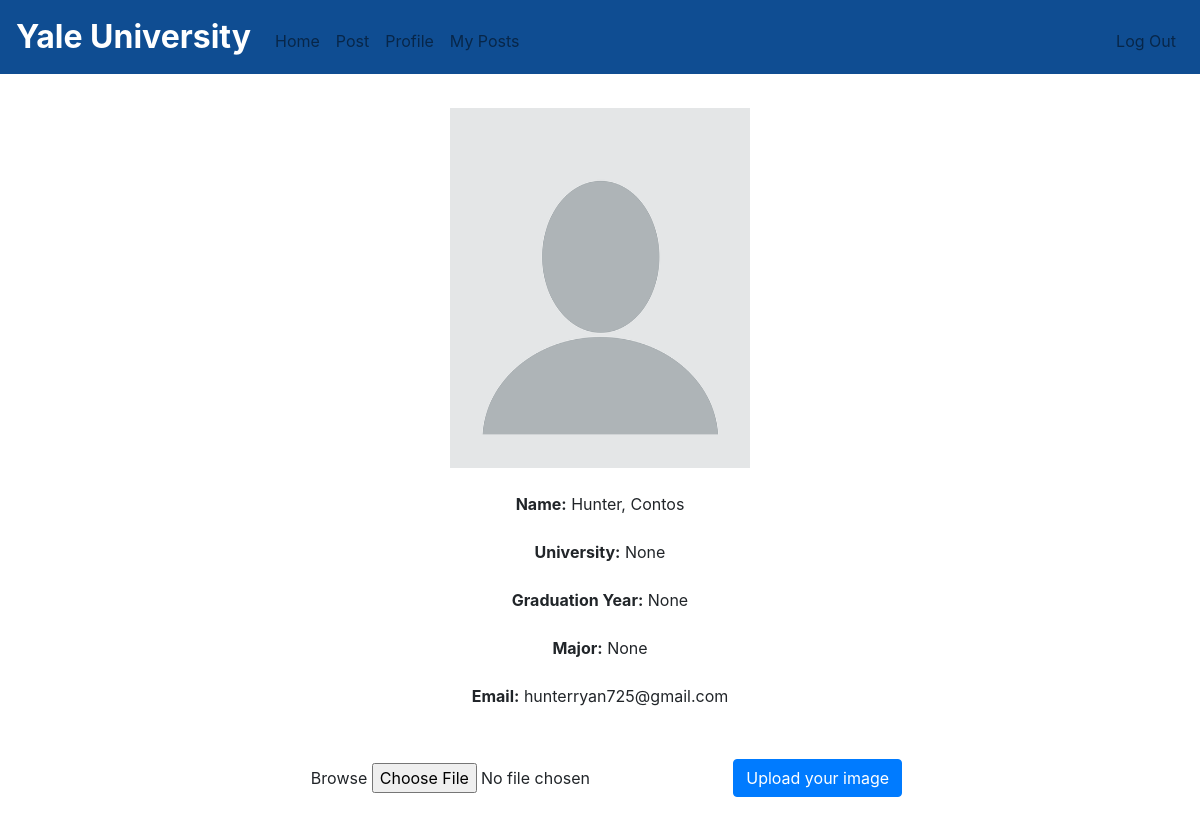
Screenshot of /profile (signed in) with the database file from the repository.
### tables this page shows
CREATE TABLE 'users' ('id' INTEGER PRIMARY KEY AUTOINCREMENT NOT NULL,'firstname' TEXT,'lastname' TEXT, 'email' TEXT, 'hash' TEXT, 'birthday' TEXT, 'university' TEXT, 'graduation' INTEGER, 'cash' INTEGER DEFAULT 10000 , 'accesskey' INTEGER, 'major' TEXT, 'image' TEXT DEFAULT '1.png');

### application.py (the view, shortened to what this page needs)
@app.route("/profile", methods=['GET', "POST"])
@login_required
def profile():
    if request.method == "GET":
        users = db.execute("SELECT * FROM users WHERE id = :id",
                           id=session["user_id"]),
        return render_template("profile.html", users=users[0])

### helpers.py (called while the page is built)
def login_required(f):
    @wraps(f)
    def decorated_function(*args, **kwargs):
        if session.get("user_id") is None:
            return redirect("/login")
        return f(*args, **kwargs)
    return decorated_function

### templates/profile.html (shortened to what this page needs)
{% extends "layout.html" %}
{% block main %}
    {% for user in users %}
        <div><img src="/static/upload/{{ user.image }}" style="width:300px;height:360px;"></div>
        <br><b>Name:</b> {{ user.firstname }}, {{ user.lastname }}</br>
        <br><b>University:</b> {{ user.university }}</br>
        <br><b>Graduation Year:</b> {{ user.graduation }}</br>
        <br><b>Major:</b> {{ user.major }}</br>
        <br><b>Email:</b> {{ user.email }}</br><div></div><br></br>
    {% endfor %}
    <form action="/profile" method="post" enctype="multipart/form-data" >
        <span class="btn btn-default btn-file">
        Browse <input type="file" name="image">
        </span>
        <input type="submit" value="Upload your image" class="btn btn-primary">
    </form>
{% endblock %}

### static/styles.css (style rules this page uses)
main img { max-width: 100%; }
body { background-image: url("http://ixfocus.com/projects/ZocialWifi/images/background-website-light-blue-wallpapers-background-2.jpg"); background-repeat: no-repeat; background-attachment: fixed; }

### rows the page displays
users: image (picture), firstname "Hunter", lastname "Contos", university "None", graduation "None", major "None", email "hunterryan725@gmail.com"
